Frame 1 (no input): blank canvas, image omitted
Frame 60 (the mouse pressed at the canvas centre just before this capture): blank canvas, image omitted
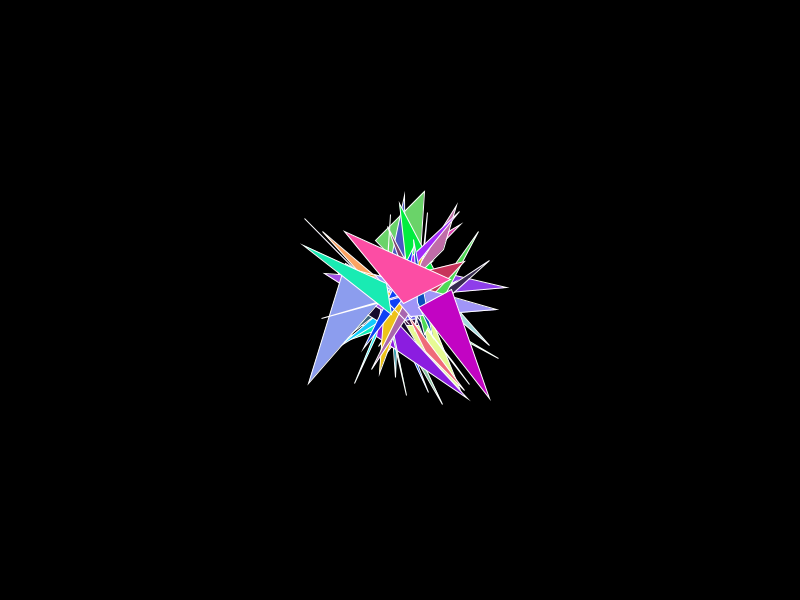
Frame 120 (the mouse held since frame 60 and released just before this capture)

The Processing sketch whose frames 1 and 60 were blank and that drew this single picture after the mouse press (run headless with seeded random() and noise(); from frame 60 on, the mouse is pressed at the canvas centre):

// Processing sketch: processing_163893
// ── processing_163893.pde


void setup() {
  size(800, 600);
  background(0);
  frameRate(60);
}
float x;
float y;
float a;
float c;
float d;
float e;
float linewidth;
float r, g, b;
float mx;//direction
float my;//direction
float mmx;
float mmy;

void draw() {

  if (mousePressed) {
    x=mouseX;
    y=mouseY;
    stroke(255);
    a=random(-50, 50);
    c=random(-50, 50);
    d=random(-100, 100);
    e=random(-100, 100);
    mx=random(-20,20);
    my=random(-20,20);
  }
  x=x+mx;
  y=y+my;
  r=random(0, 255);
  g=random(0, 255);
  b=random(0, 255);
  fill(r, g, b);
  triangle(x, y, x+a, y+c, x+d, y+e);
 if (x<0) {
   mx=-mx;
 }
 if (x>800) {
   mx=-mx;
 }
 if (y<0) {
   my=-my;
 }
 if (y>600){
   my=-my;
 }
}

void keyPressed() {
  println(key);
  if (key=='s') {
    String filename = year()+"_"+month()+"_"+day()+"_"+hour()+"_"+minute()+"_"+second()+".png";
    //This give us a unique filename for each press of "s"
    save(filename);
  }
  if (key=='b') {
    background(0);
  }
}
